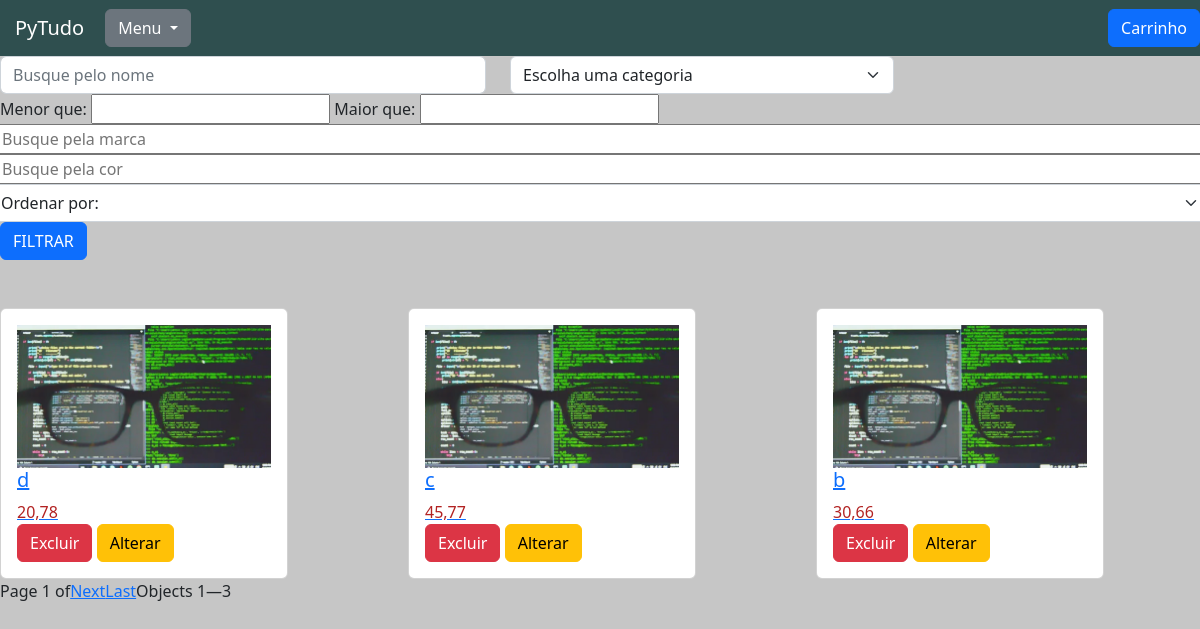
/produtos/listar_produtos/, run on an earlier commit of the app's database.
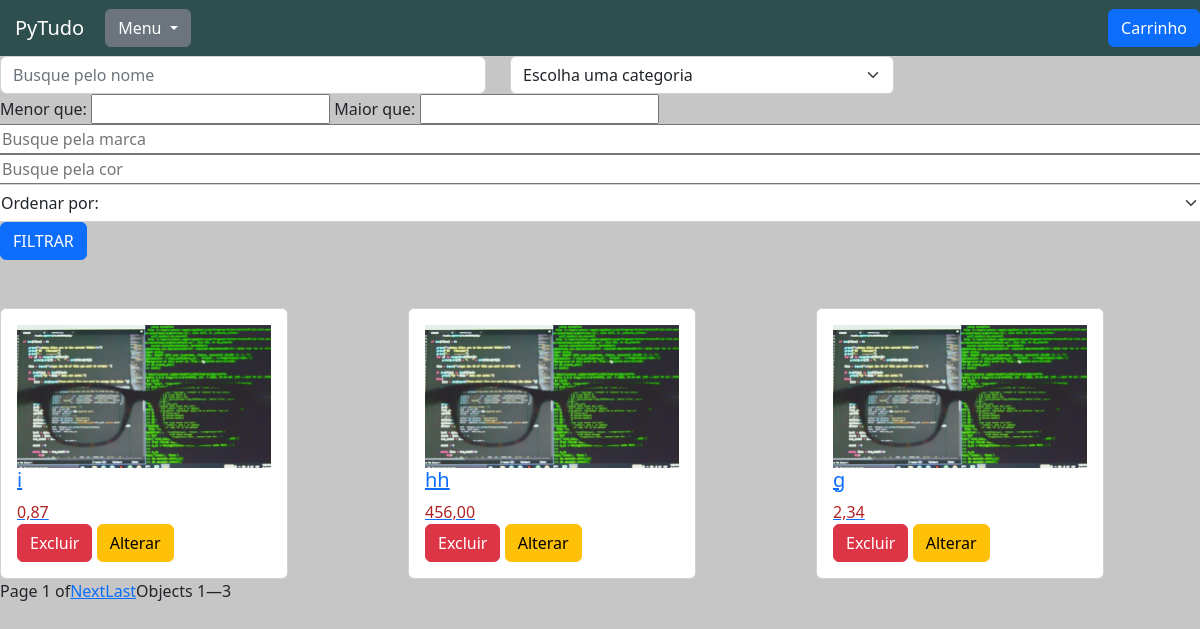
And on a later commit of the database.
### produtos/models.py (models this page shows, shortened)
class Produtos(models.Model):
    nome = models.CharField(max_length=50)
    descricao = models.TextField()
    foto = models.ImageField()
    preco = models.DecimalField(max_digits=6, decimal_places=2)
    categoria = models.ForeignKey(Categoria, blank=True, null=True, on_delete=models.SET_NULL)
    marca = models.CharField(max_length=50)
    cor = models.CharField(max_length=30)
    quantidade = models.IntegerField()

### produtos/views.py (the view)
# urls.py: path('listar_produtos/', views.listar_produtos, name="listar_produtos"),
def listar_produtos(request):
    produtos = Produtos.objects.all()
    categorias = Categoria.objects.all()
    nome_filtrar = request.GET.get('nome')
    if nome_filtrar:
        produtos = produtos.filter(nome__icontains=nome_filtrar)
    categoria_filtrar = request.GET.get('categoria')
    if categoria_filtrar:
        produtos = produtos.filter(categoria_id=categoria_filtrar)
    preco_menor_filtrar = request.GET.get('preco_menor_filtrar')
    if preco_menor_filtrar:
        preco_menor_filtrar_decimal = Decimal(preco_menor_filtrar.replace(',','.'))
        produtos = produtos.filter(preco__lt=preco_menor_filtrar_decimal)
    preco_maior_filtrar = request.GET.get('preco_maior_filtrar')
    if preco_maior_filtrar:
        preco_maior_filtrar_decimal = Decimal(preco_maior_filtrar.replace(',','.'))
        produtos = produtos.filter(preco__gt=preco_maior_filtrar_decimal)
    marca_filtar = request.GET.get('marca')
    if marca_filtar:
        produtos = produtos.filter(marca__icontains=marca_filtar)
    cor_filtar = request.GET.get('cor')
    if cor_filtar:
        produtos = produtos.filter(cor__icontains=cor_filtar)
    produtos_ordenados = produtos.order_by('-id')
    paginacao = Paginator(produtos_ordenados, 3)
    ordenacao = request.GET.get('ordenacao')
    if ordenacao == 'maior':
        produtos_ordenados = produtos.order_by('-preco')
        paginacao = Paginator(produtos_ordenados, 3)
    elif ordenacao == 'menor':
        produtos_ordenados = produtos.order_by('preco')
        paginacao = Paginator(produtos_ordenados, 3)
    page = request.GET.get('page')
    produtos_paginados = paginacao.get_page(page)
    return render(request, 'produtos.html', {'produtos_paginados': produtos_paginados,
                                             'categorias': categorias,})

### produtos/models.py (called while the page is built)
    def __str__(self):
        return self.nome

### produtos/templatetags/filtros.py (called while the page is built)
@register.simple_tag(takes_context=True)
def param_replace(context, **kwargs):
    d = context['request'].GET.copy()
    for k, v in kwargs.items():
        d[k] = v
    for k in [k for k, v in d.items() if not v]:
        del d[k]
    return d.urlencode()

### produtos/templates/produtos.html (shortened to what this page needs)
{% extends 'base.html' %}
{% load static %}
{% load filtros %}
{% block 'head' %}
    <link href="{% static 'produtos/css/listar_produtos.css' %}" rel="stylesheet">
{% endblock %}
{% block 'body' %}
        <form action="#" method="GET"> {% csrf_token %}
            <div class="row">
                    <div class="col-md-5">
                        <input type="text" placeholder="Busque pelo nome" class="form-control" name="nome">
                    </div>
                    <div class="col-md-4">
                        <select class="form-select" name="categoria">
                            <option value="" disabled selected hidden>Escolha uma categoria</option>
                        </select>
                    </div>
                    <div>
                        <label>Menor que:</label>
                        <input type="text" name="preco_menor_filtrar">
                        <label> Maior que:</label>
                        <input type="text" name="preco_maior_filtrar">
                    </div>
                    <input type="text" placeholder="Busque pela marca"  name="marca">
                    <input type="text" placeholder="Busque pela cor"  name="cor">
                    <select class="form-select" aria-label="Default select example" name="ordenacao">
                        <option value="" disabled selected hidden>Ordenar por:</option>
                    </select>
                <div class="col-md-3">
                    <input type="submit" value="FILTRAR" class="btn btn-primary">
                </div>
            </div>
        </form>
        <br>
        <br>
    <div class="row">
        {% for produto in produtos_paginados %}
            <div class="col-md">
                <div class="card" style="width: 18rem;">
                    <div class="card-body">
                        <a href="{% url 'ver_produto' produto.id %}" class="links">
                            <img width="100%" src="{{produto.foto.url}}">
                            <h5 class="card-title">{{produto.nome}}</h5>
                            <div class="preco"> {{produto.preco}} </div>
                            <a class="btn btn-danger" href="{% url 'excluir_produto' produto.id %}" role="button">Excluir</a>
                            <a class="btn btn-warning" href="{% url 'alterar_produto' produto.id %}" role="button">Alterar</a>
                        </a>
                    </div>
                </div>
            </div>
        {% endfor %}
    </div>
    <div class="pagination">
        Page {{ produtos_paginados.number }} of {{ paginator.num_pages }}
        {% if produtos_paginados.has_next %}
            {% if produtos_paginados.next_page_number != paginator.num_pages %}
                <a href="?{% param_replace page=produtos_paginados.next_page_number %}">Next</a>
            {% endif %}
            <a href="?{% param_replace page=paginator.num_pages %}">Last</a>
        {% endif %}
        <p>Objects {{ produtos_paginados.start_index }}—{{ produtos_paginados.end_index }}</p>
    </div>
{% endblock %}

What changed in the data, as far as the page shows it:
no longer on this page (row unchanged): Produtos: foto (picture), nome "d", preco "20,78"
no longer on this page (row unchanged): Produtos: foto (picture), nome "c", preco "45,77"
no longer on this page (row unchanged): Produtos: foto (picture), nome "b", preco "30,66"
added Produtos: foto (picture), nome "i", preco "0,87"
added Produtos: foto (picture), nome "hh", preco "456,00"
added Produtos: foto (picture), nome "g", preco "2,34"
